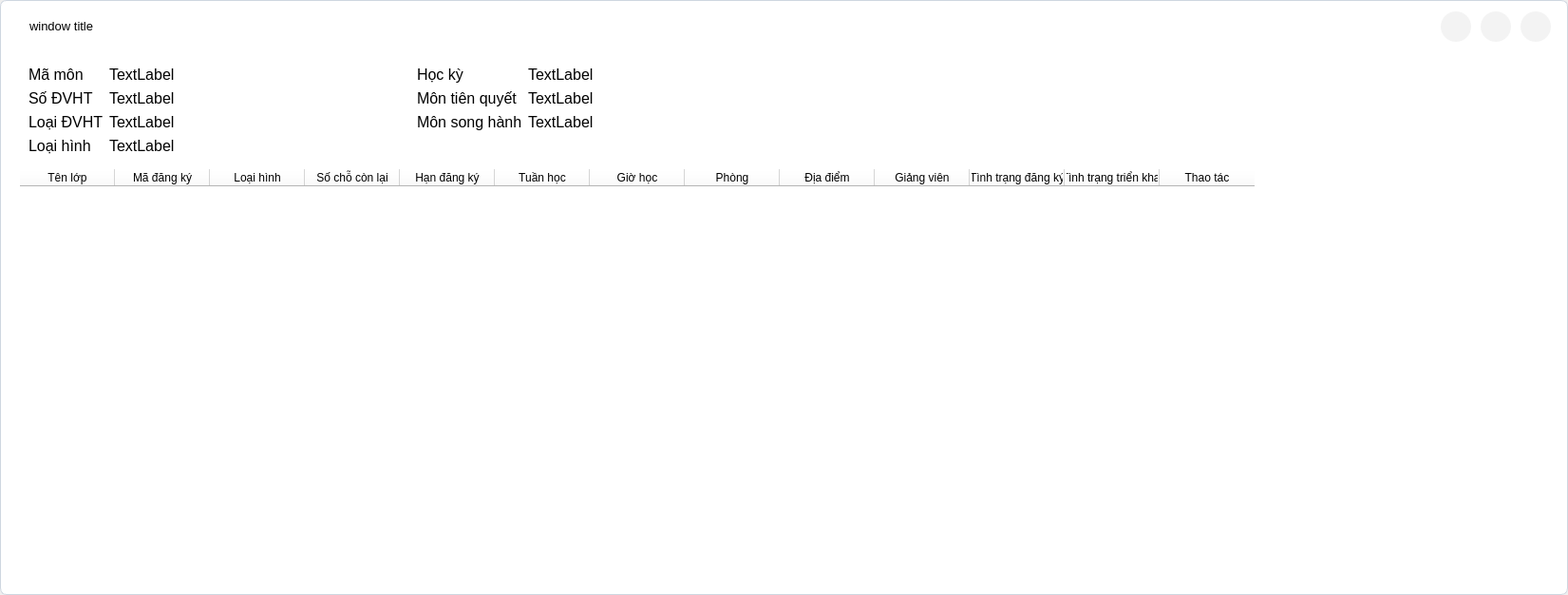
<?xml version="1.0" encoding="UTF-8"?>
<ui version="4.0">
 <class>Widget</class>
 <widget class="QWidget" name="Widget">
  <property name="geometry">
   <rect>
    <x>0</x>
    <y>0</y>
    <width>1651</width>
    <height>626</height>
   </rect>
  </property>
  <property name="windowTitle">
   <string>Widget</string>
  </property>
  <layout class="QVBoxLayout" name="verticalLayout">
   <property name="leftMargin">
    <number>0</number>
   </property>
   <property name="topMargin">
    <number>0</number>
   </property>
   <property name="rightMargin">
    <number>0</number>
   </property>
   <property name="bottomMargin">
    <number>0</number>
   </property>
   <item>
    <widget class="QFrame" name="frame_window">
     <property name="styleSheet">
      <string notr="true">QFrame{
background: #ffffff;
border-radius: 7px;
}

#frame_window {
border: 1px solid #ced6e0;
}</string>
     </property>
     <property name="frameShape">
      <enum>QFrame::StyledPanel</enum>
     </property>
     <property name="frameShadow">
      <enum>QFrame::Raised</enum>
     </property>
     <layout class="QVBoxLayout" name="verticalLayout_2">
      <property name="leftMargin">
       <number>11</number>
      </property>
      <property name="topMargin">
       <number>11</number>
      </property>
      <property name="rightMargin">
       <number>11</number>
      </property>
      <item>
       <widget class="QFrame" name="frame_header">
        <property name="sizePolicy">
         <sizepolicy hsizetype="Expanding" vsizetype="Fixed">
          <horstretch>0</horstretch>
          <verstretch>0</verstretch>
         </sizepolicy>
        </property>
        <property name="styleSheet">
         <string notr="true"/>
        </property>
        <property name="frameShape">
         <enum>QFrame::StyledPanel</enum>
        </property>
        <property name="frameShadow">
         <enum>QFrame::Raised</enum>
        </property>
        <layout class="QHBoxLayout" name="horizontalLayout_4">
         <property name="spacing">
          <number>14</number>
         </property>
         <property name="leftMargin">
          <number>11</number>
         </property>
         <property name="topMargin">
          <number>0</number>
         </property>
         <property name="rightMargin">
          <number>0</number>
         </property>
         <property name="bottomMargin">
          <number>0</number>
         </property>
         <item alignment="Qt::AlignLeft">
          <widget class="QLabel" name="label_windowTitle">
           <property name="sizePolicy">
            <sizepolicy hsizetype="Fixed" vsizetype="Fixed">
             <horstretch>0</horstretch>
             <verstretch>0</verstretch>
            </sizepolicy>
           </property>
           <property name="font">
            <font>
             <family>Segoe UI</family>
             <pointsize>10</pointsize>
            </font>
           </property>
           <property name="styleSheet">
            <string notr="true">padding-left: 5px;</string>
           </property>
           <property name="text">
            <string>window title</string>
           </property>
          </widget>
         </item>
         <item>
          <spacer name="horizontalSpacer">
           <property name="orientation">
            <enum>Qt::Horizontal</enum>
           </property>
           <property name="sizeHint" stdset="0">
            <size>
             <width>40</width>
             <height>20</height>
            </size>
           </property>
          </spacer>
         </item>
         <item alignment="Qt::AlignRight">
          <widget class="QFrame" name="frameTopRightButton">
           <property name="sizePolicy">
            <sizepolicy hsizetype="Preferred" vsizetype="Preferred">
             <horstretch>0</horstretch>
             <verstretch>0</verstretch>
            </sizepolicy>
           </property>
           <property name="minimumSize">
            <size>
             <width>122</width>
             <height>32</height>
            </size>
           </property>
           <property name="styleSheet">
            <string notr="true">QPushButton{
	background-color: #f2f2f2f2;
	border-radius: 16px;
}
</string>
           </property>
           <property name="frameShape">
            <enum>QFrame::StyledPanel</enum>
           </property>
           <property name="frameShadow">
            <enum>QFrame::Raised</enum>
           </property>
           <property name="lineWidth">
            <number>1</number>
           </property>
           <layout class="QHBoxLayout" name="horizontalLayout_5">
            <property name="spacing">
             <number>10</number>
            </property>
            <property name="leftMargin">
             <number>0</number>
            </property>
            <property name="topMargin">
             <number>0</number>
            </property>
            <property name="rightMargin">
             <number>6</number>
            </property>
            <property name="bottomMargin">
             <number>0</number>
            </property>
            <item>
             <widget class="QPushButton" name="button_minimum">
              <property name="sizePolicy">
               <sizepolicy hsizetype="Fixed" vsizetype="Fixed">
                <horstretch>0</horstretch>
                <verstretch>0</verstretch>
               </sizepolicy>
              </property>
              <property name="minimumSize">
               <size>
                <width>32</width>
                <height>32</height>
               </size>
              </property>
              <property name="styleSheet">
               <string notr="true">QPushButton::hover{
background-color: rgb(0, 170, 0);
}</string>
              </property>
              <property name="text">
               <string/>
              </property>
             </widget>
            </item>
            <item>
             <widget class="QPushButton" name="button_maximum">
              <property name="sizePolicy">
               <sizepolicy hsizetype="Fixed" vsizetype="Fixed">
                <horstretch>0</horstretch>
                <verstretch>0</verstretch>
               </sizepolicy>
              </property>
              <property name="minimumSize">
               <size>
                <width>32</width>
                <height>32</height>
               </size>
              </property>
              <property name="styleSheet">
               <string notr="true">QPushButton::hover{
background-color: rgb(255, 170, 0);
}</string>
              </property>
              <property name="text">
               <string/>
              </property>
             </widget>
            </item>
            <item>
             <widget class="QPushButton" name="button_close">
              <property name="enabled">
               <bool>true</bool>
              </property>
              <property name="sizePolicy">
               <sizepolicy hsizetype="Fixed" vsizetype="Fixed">
                <horstretch>0</horstretch>
                <verstretch>0</verstretch>
               </sizepolicy>
              </property>
              <property name="minimumSize">
               <size>
                <width>32</width>
                <height>32</height>
               </size>
              </property>
              <property name="baseSize">
               <size>
                <width>0</width>
                <height>0</height>
               </size>
              </property>
              <property name="styleSheet">
               <string notr="true">
QPushButton::hover {
background-color: rgb(255, 0, 0);
}</string>
              </property>
              <property name="text">
               <string/>
              </property>
              <property name="iconSize">
               <size>
                <width>0</width>
                <height>0</height>
               </size>
              </property>
              <property name="flat">
               <bool>false</bool>
              </property>
             </widget>
            </item>
           </layout>
           <zorder>button_close</zorder>
           <zorder>button_minimum</zorder>
           <zorder>button_maximum</zorder>
          </widget>
         </item>
        </layout>
       </widget>
      </item>
      <item>
       <widget class="QFrame" name="frame_body">
        <property name="frameShape">
         <enum>QFrame::StyledPanel</enum>
        </property>
        <property name="frameShadow">
         <enum>QFrame::Raised</enum>
        </property>
        <layout class="QVBoxLayout" name="verticalLayout_3">
         <item>
          <widget class="QFrame" name="frame_overview">
           <property name="styleSheet">
            <string notr="true">font-family: Segoe UI;
font-size: 16px;</string>
           </property>
           <property name="frameShape">
            <enum>QFrame::StyledPanel</enum>
           </property>
           <property name="frameShadow">
            <enum>QFrame::Raised</enum>
           </property>
           <layout class="QGridLayout" name="gridLayout">
            <item row="0" column="8">
             <spacer name="horizontalSpacer_4">
              <property name="orientation">
               <enum>Qt::Horizontal</enum>
              </property>
              <property name="sizeHint" stdset="0">
               <size>
                <width>40</width>
                <height>20</height>
               </size>
              </property>
             </spacer>
            </item>
            <item row="0" column="7">
             <spacer name="horizontalSpacer_5">
              <property name="orientation">
               <enum>Qt::Horizontal</enum>
              </property>
              <property name="sizeHint" stdset="0">
               <size>
                <width>40</width>
                <height>20</height>
               </size>
              </property>
             </spacer>
            </item>
            <item row="2" column="0">
             <widget class="QLabel" name="label_3">
              <property name="text">
               <string>Loại ĐVHT</string>
              </property>
             </widget>
            </item>
            <item row="3" column="0">
             <widget class="QLabel" name="label_4">
              <property name="text">
               <string>Loại hình</string>
              </property>
             </widget>
            </item>
            <item row="0" column="3">
             <widget class="QLabel" name="label_5">
              <property name="text">
               <string>Học kỳ</string>
              </property>
             </widget>
            </item>
            <item row="0" column="1">
             <widget class="QLabel" name="subject_code">
              <property name="text">
               <string>TextLabel</string>
              </property>
             </widget>
            </item>
            <item row="1" column="3">
             <widget class="QLabel" name="label_6">
              <property name="text">
               <string>Môn tiên quyết</string>
              </property>
             </widget>
            </item>
            <item row="2" column="3">
             <widget class="QLabel" name="label_7">
              <property name="text">
               <string>Môn song hành</string>
              </property>
             </widget>
            </item>
            <item row="0" column="2">
             <spacer name="horizontalSpacer_3">
              <property name="orientation">
               <enum>Qt::Horizontal</enum>
              </property>
              <property name="sizeHint" stdset="0">
               <size>
                <width>40</width>
                <height>20</height>
               </size>
              </property>
             </spacer>
            </item>
            <item row="1" column="5">
             <widget class="QLabel" name="must_study_subject">
              <property name="text">
               <string>TextLabel</string>
              </property>
             </widget>
            </item>
            <item row="2" column="5">
             <widget class="QLabel" name="parallel_subject">
              <property name="text">
               <string>TextLabel</string>
              </property>
             </widget>
            </item>
            <item row="2" column="1">
             <widget class="QLabel" name="study_unit_type">
              <property name="text">
               <string>TextLabel</string>
              </property>
             </widget>
            </item>
            <item row="1" column="1">
             <widget class="QLabel" name="credit_string">
              <property name="text">
               <string>TextLabel</string>
              </property>
             </widget>
            </item>
            <item row="0" column="0">
             <widget class="QLabel" name="label">
              <property name="text">
               <string>Mã môn</string>
              </property>
             </widget>
            </item>
            <item row="3" column="1">
             <widget class="QLabel" name="study_type">
              <property name="text">
               <string>TextLabel</string>
              </property>
             </widget>
            </item>
            <item row="1" column="0">
             <widget class="QLabel" name="label_2">
              <property name="text">
               <string>Số ĐVHT</string>
              </property>
             </widget>
            </item>
            <item row="0" column="9">
             <spacer name="horizontalSpacer_2">
              <property name="orientation">
               <enum>Qt::Horizontal</enum>
              </property>
              <property name="sizeHint" stdset="0">
               <size>
                <width>40</width>
                <height>20</height>
               </size>
              </property>
             </spacer>
            </item>
            <item row="0" column="5">
             <widget class="QLabel" name="semester">
              <property name="text">
               <string>TextLabel</string>
              </property>
             </widget>
            </item>
            <item row="0" column="6">
             <spacer name="horizontalSpacer_6">
              <property name="orientation">
               <enum>Qt::Horizontal</enum>
              </property>
              <property name="sizeHint" stdset="0">
               <size>
                <width>40</width>
                <height>20</height>
               </size>
              </property>
             </spacer>
            </item>
           </layout>
          </widget>
         </item>
         <item>
          <widget class="QTableWidget" name="tableWidget_detail">
           <property name="sizeAdjustPolicy">
            <enum>QAbstractScrollArea::AdjustToContents</enum>
           </property>
           <attribute name="verticalHeaderStretchLastSection">
            <bool>true</bool>
           </attribute>
           <column>
            <property name="text">
             <string>Tên lớp</string>
            </property>
           </column>
           <column>
            <property name="text">
             <string>Mã đăng ký</string>
            </property>
           </column>
           <column>
            <property name="text">
             <string>Loại hình</string>
            </property>
           </column>
           <column>
            <property name="text">
             <string>Số chỗ còn lại</string>
            </property>
           </column>
           <column>
            <property name="text">
             <string>Hạn đăng ký</string>
            </property>
           </column>
           <column>
            <property name="text">
             <string>Tuần học</string>
            </property>
           </column>
           <column>
            <property name="text">
             <string>Giờ học</string>
            </property>
           </column>
           <column>
            <property name="text">
             <string>Phòng</string>
            </property>
           </column>
           <column>
            <property name="text">
             <string>Địa điểm</string>
            </property>
           </column>
           <column>
            <property name="text">
             <string>Giảng viên</string>
            </property>
           </column>
           <column>
            <property name="text">
             <string>Tình trạng đăng ký</string>
            </property>
           </column>
           <column>
            <property name="text">
             <string>Tình trạng triển khai</string>
            </property>
           </column>
           <column>
            <property name="text">
             <string>Thao tác</string>
            </property>
           </column>
          </widget>
         </item>
        </layout>
       </widget>
      </item>
     </layout>
    </widget>
   </item>
  </layout>
 </widget>
 <resources/>
 <connections/>
</ui>
